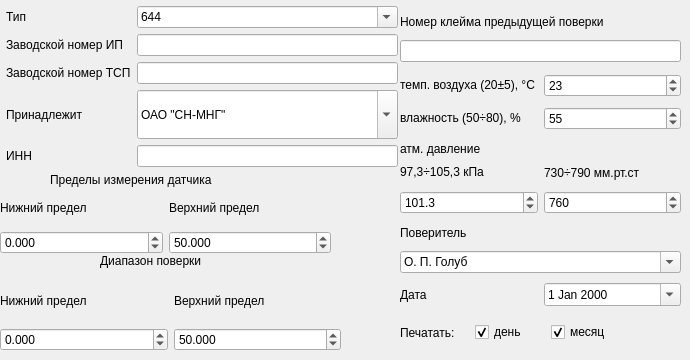
     <widget class="QWidget" name="tab">
      <attribute name="title">
       <string>Датчик и протокол</string>
      </attribute>
      <widget class="QLabel" name="label_7">
       <property name="geometry">
        <rect>
         <x>100</x>
         <y>250</y>
         <width>149</width>
         <height>21</height>
        </rect>
       </property>
       <property name="text">
        <string>Диапазон поверки</string>
       </property>
      </widget>
      <widget class="QLabel" name="label_24">
       <property name="geometry">
        <rect>
         <x>50</x>
         <y>170</y>
         <width>261</width>
         <height>20</height>
        </rect>
       </property>
       <property name="text">
        <string>Пределы измерения датчика</string>
       </property>
      </widget>
      <widget class="QWidget" name="layoutWidget">
       <property name="geometry">
        <rect>
         <x>400</x>
         <y>10</y>
         <width>281</width>
         <height>52</height>
        </rect>
       </property>
       <layout class="QVBoxLayout" name="verticalLayout_4">
        <item>
         <widget class="QLabel" name="label_17">
          <property name="text">
           <string>Номер клейма предыдущей поверки</string>
          </property>
         </widget>
        </item>
        <item>
         <widget class="QLineEdit" name="KleimoEdit"/>
        </item>
       </layout>
      </widget>
      <widget class="QWidget" name="layoutWidget_2">
       <property name="geometry">
        <rect>
         <x>400</x>
         <y>70</y>
         <width>281</width>
         <height>64</height>
        </rect>
       </property>
       <layout class="QGridLayout" name="gridLayout_5">
        <item row="0" column="0">
         <widget class="QLabel" name="label_18">
          <property name="text">
           <string>&lt;!DOCTYPE HTML PUBLIC &quot;-//W3C//DTD HTML 4.0//EN&quot; &quot;http://www.w3.org/TR/REC-html40/strict.dtd&quot;&gt;
&lt;html&gt;&lt;head&gt;&lt;meta name=&quot;qrichtext&quot; content=&quot;1&quot; /&gt;&lt;style type=&quot;text/css&quot;&gt;
p, li { white-space: pre-wrap; }
&lt;/style&gt;&lt;/head&gt;&lt;body style=&quot; font-family:'Sans'; font-size:10pt; font-weight:400; font-style:normal;&quot;&gt;
&lt;p style=&quot; margin-top:0px; margin-bottom:0px; margin-left:0px; margin-right:0px; -qt-block-indent:0; text-indent:0px;&quot;&gt;&lt;span style=&quot; font-family:'Sans Serif'; font-size:9pt;&quot;&gt;темп. воздуха (20±5), °C&lt;/span&gt;&lt;/p&gt;&lt;/body&gt;&lt;/html&gt;</string>
          </property>
         </widget>
        </item>
        <item row="0" column="1">
         <widget class="QDoubleSpinBox" name="tvos_box">
          <property name="decimals">
           <number>0</number>
          </property>
          <property name="minimum">
           <double>0.000000000000000</double>
          </property>
          <property name="maximum">
           <double>50.000000000000000</double>
          </property>
          <property name="singleStep">
           <double>1.000000000000000</double>
          </property>
          <property name="value">
           <double>23.000000000000000</double>
          </property>
         </widget>
        </item>
        <item row="1" column="0">
         <widget class="QLabel" name="label_20">
          <property name="text">
           <string>&lt;!DOCTYPE HTML PUBLIC &quot;-//W3C//DTD HTML 4.0//EN&quot; &quot;http://www.w3.org/TR/REC-html40/strict.dtd&quot;&gt;
&lt;html&gt;&lt;head&gt;&lt;meta name=&quot;qrichtext&quot; content=&quot;1&quot; /&gt;&lt;style type=&quot;text/css&quot;&gt;
p, li { white-space: pre-wrap; }
&lt;/style&gt;&lt;/head&gt;&lt;body style=&quot; font-family:'Sans'; font-size:10pt; font-weight:400; font-style:normal;&quot;&gt;
&lt;p style=&quot; margin-top:0px; margin-bottom:0px; margin-left:0px; margin-right:0px; -qt-block-indent:0; text-indent:0px;&quot;&gt;&lt;span style=&quot; font-family:'Sans Serif'; font-size:9pt;&quot;&gt;влажность (50÷80), %&lt;/span&gt;&lt;/p&gt;&lt;/body&gt;&lt;/html&gt;</string>
          </property>
         </widget>
        </item>
        <item row="1" column="1">
         <widget class="QDoubleSpinBox" name="water_box">
          <property name="decimals">
           <number>0</number>
          </property>
          <property name="minimum">
           <double>0.000000000000000</double>
          </property>
          <property name="maximum">
           <double>100.000000000000000</double>
          </property>
          <property name="singleStep">
           <double>1.000000000000000</double>
          </property>
          <property name="value">
           <double>55.000000000000000</double>
          </property>
         </widget>
        </item>
       </layout>
      </widget>
      <widget class="QLabel" name="label_19">
       <property name="geometry">
        <rect>
         <x>400</x>
         <y>140</y>
         <width>117</width>
         <height>18</height>
        </rect>
       </property>
       <property name="text">
        <string>атм. давление</string>
       </property>
      </widget>
      <widget class="QWidget" name="layoutWidget_3">
       <property name="geometry">
        <rect>
         <x>400</x>
         <y>160</y>
         <width>281</width>
         <height>54</height>
        </rect>
       </property>
       <layout class="QGridLayout" name="gridLayout_6">
        <item row="0" column="0">
         <widget class="QLabel" name="label_25">
          <property name="text">
           <string>&lt;!DOCTYPE HTML PUBLIC &quot;-//W3C//DTD HTML 4.0//EN&quot; &quot;http://www.w3.org/TR/REC-html40/strict.dtd&quot;&gt;
&lt;html&gt;&lt;head&gt;&lt;meta name=&quot;qrichtext&quot; content=&quot;1&quot; /&gt;&lt;style type=&quot;text/css&quot;&gt;
p, li { white-space: pre-wrap; }
&lt;/style&gt;&lt;/head&gt;&lt;body style=&quot; font-family:'Sans'; font-size:10pt; font-weight:400; font-style:normal;&quot;&gt;
&lt;p style=&quot; margin-top:0px; margin-bottom:0px; margin-left:0px; margin-right:0px; -qt-block-indent:0; text-indent:0px;&quot;&gt;&lt;span style=&quot; font-family:'Sans Serif'; font-size:9pt;&quot;&gt;97,3÷105,3 кПа&lt;/span&gt;&lt;/p&gt;&lt;/body&gt;&lt;/html&gt;</string>
          </property>
         </widget>
        </item>
        <item row="0" column="1">
         <widget class="QLabel" name="label_26">
          <property name="text">
           <string>730÷790 мм.рт.ст</string>
          </property>
         </widget>
        </item>
        <item row="1" column="0">
         <widget class="QDoubleSpinBox" name="atmkpa_box">
          <property name="decimals">
           <number>1</number>
          </property>
          <property name="minimum">
           <double>0.000000000000000</double>
          </property>
          <property name="maximum">
           <double>200.000000000000000</double>
          </property>
          <property name="singleStep">
           <double>0.500000000000000</double>
          </property>
          <property name="value">
           <double>101.299999999999997</double>
          </property>
         </widget>
        </item>
        <item row="1" column="1">
         <widget class="QDoubleSpinBox" name="atmmm_box">
          <property name="decimals">
           <number>0</number>
          </property>
          <property name="minimum">
           <double>0.000000000000000</double>
          </property>
          <property name="maximum">
           <double>2000.000000000000000</double>
          </property>
          <property name="singleStep">
           <double>1.000000000000000</double>
          </property>
          <property name="value">
           <double>760.000000000000000</double>
          </property>
         </widget>
        </item>
       </layout>
      </widget>
      <widget class="QWidget" name="layoutWidget_4">
       <property name="geometry">
        <rect>
         <x>400</x>
         <y>220</y>
         <width>281</width>
         <height>53</height>
        </rect>
       </property>
       <layout class="QVBoxLayout" name="verticalLayout_2">
        <item>
         <widget class="QLabel" name="label_16">
          <property name="text">
           <string>Поверитель</string>
          </property>
         </widget>
        </item>
        <item>
         <widget class="QComboBox" name="PoverBox">
          <property name="editable">
           <bool>true</bool>
          </property>
          <item>
           <property name="text">
            <string>О. П. Голуб</string>
           </property>
          </item>
          <item>
           <property name="text">
            <string>Е. В. Денис</string>
           </property>
          </item>
          <item>
           <property name="text">
            <string>Н. В. Григорьева</string>
           </property>
          </item>
          <item>
           <property name="text">
            <string>С. В. Багаева</string>
           </property>
          </item>
         </widget>
        </item>
       </layout>
      </widget>
      <widget class="QWidget" name="layoutWidget_5">
       <property name="geometry">
        <rect>
         <x>400</x>
         <y>280</y>
         <width>281</width>
         <height>29</height>
        </rect>
       </property>
       <layout class="QHBoxLayout" name="horizontalLayout_2">
        <item>
         <widget class="QLabel" name="label_14">
          <property name="text">
           <string>Дата</string>
          </property>
         </widget>
        </item>
        <item>
         <widget class="QDateEdit" name="dateEdit">
          <property name="calendarPopup">
           <bool>true</bool>
          </property>
          <property name="timeSpec">
           <enum>Qt::LocalTime</enum>
          </property>
         </widget>
        </item>
       </layout>
      </widget>
      <widget class="QWidget" name="layoutWidget_6">
       <property name="geometry">
        <rect>
         <x>400</x>
         <y>320</y>
         <width>220</width>
         <height>25</height>
        </rect>
       </property>
       <layout class="QHBoxLayout" name="horizontalLayout">
        <item>
         <widget class="QLabel" name="label_15">
          <property name="text">
           <string>Печатать:</string>
          </property>
         </widget>
        </item>
        <item>
         <widget class="QCheckBox" name="DayBox">
          <property name="text">
           <string>день</string>
          </property>
          <property name="checked">
           <bool>true</bool>
          </property>
         </widget>
        </item>
        <item>
         <widget class="QCheckBox" name="MonthBox">
          <property name="text">
           <string>месяц</string>
          </property>
          <property name="checked">
           <bool>true</bool>
          </property>
         </widget>
        </item>
       </layout>
      </widget>
      <widget class="QWidget" name="layoutWidget">
       <property name="geometry">
        <rect>
         <x>6</x>
         <y>6</y>
         <width>392</width>
         <height>161</height>
        </rect>
       </property>
       <layout class="QGridLayout" name="gridLayout_2">
        <item row="0" column="0">
         <widget class="QLabel" name="label">
          <property name="text">
           <string>Тип</string>
          </property>
         </widget>
        </item>
        <item row="0" column="1">
         <widget class="QComboBox" name="NameBox">
          <property name="editable">
           <bool>true</bool>
          </property>
          <item>
           <property name="text">
            <string>644</string>
           </property>
          </item>
          <item>
           <property name="text">
            <string>244</string>
           </property>
          </item>
          <item>
           <property name="text">
            <string>3144</string>
           </property>
          </item>
          <item>
           <property name="text">
            <string>248</string>
           </property>
          </item>
         </widget>
        </item>
        <item row="1" column="0">
         <widget class="QLabel" name="label_2">
          <property name="text">
           <string>Заводской номер ИП</string>
          </property>
         </widget>
        </item>
        <item row="1" column="1">
         <widget class="QLineEdit" name="SerialEdit"/>
        </item>
        <item row="2" column="0">
         <widget class="QLabel" name="label_4">
          <property name="text">
           <string>Заводской номер ТСП</string>
          </property>
         </widget>
        </item>
        <item row="2" column="1">
         <widget class="QLineEdit" name="SerialEdit_2"/>
        </item>
        <item row="3" column="0">
         <widget class="QLabel" name="label_3">
          <property name="text">
           <string>Принадлежит</string>
          </property>
         </widget>
        </item>
        <item row="3" column="1">
         <widget class="QComboBox" name="OwnerBox">
          <property name="maximumSize">
           <size>
            <width>16777215</width>
            <height>16777212</height>
           </size>
          </property>
          <property name="editable">
           <bool>true</bool>
          </property>
          <item>
           <property name="text">
            <string>ОАО &quot;СН-МНГ&quot;</string>
           </property>
          </item>
          <item>
           <property name="text">
            <string>ОАО &quot;ТНК-Нижневартовск&quot;</string>
           </property>
          </item>
          <item>
           <property name="text">
            <string>ОАО &quot;СНГДУ-2&quot;</string>
           </property>
          </item>
          <item>
           <property name="text">
            <string>ОАО &quot;СНГ&quot;</string>
           </property>
          </item>
          <item>
           <property name="text">
            <string>ОАО &quot;ННП&quot;</string>
           </property>
          </item>
         </widget>
        </item>
        <item row="4" column="0">
         <widget class="QLabel" name="label_27">
          <property name="text">
           <string>ИНН</string>
          </property>
         </widget>
        </item>
        <item row="4" column="1">
         <widget class="QLineEdit" name="INNEdit"/>
        </item>
       </layout>
      </widget>
      <widget class="QWidget" name="layoutWidget">
       <property name="geometry">
        <rect>
         <x>0</x>
         <y>190</y>
         <width>331</width>
         <height>64</height>
        </rect>
       </property>
       <layout class="QGridLayout" name="gridLayout_3">
        <item row="1" column="1">
         <widget class="QDoubleSpinBox" name="maxBox">
          <property name="decimals">
           <number>3</number>
          </property>
          <property name="maximum">
           <double>10000.000000000000000</double>
          </property>
          <property name="value">
           <double>50.000000000000000</double>
          </property>
         </widget>
        </item>
        <item row="0" column="1">
         <widget class="QLabel" name="label_6">
          <property name="text">
           <string>Верхний предел</string>
          </property>
         </widget>
        </item>
        <item row="0" column="0">
         <widget class="QLabel" name="label_5">
          <property name="text">
           <string>Нижний предел</string>
          </property>
         </widget>
        </item>
        <item row="1" column="0">
         <widget class="QDoubleSpinBox" name="minBox">
          <property name="decimals">
           <number>3</number>
          </property>
          <property name="minimum">
           <double>-10000.000000000000000</double>
          </property>
          <property name="maximum">
           <double>10000.000000000000000</double>
          </property>
          <property name="value">
           <double>0.000000000000000</double>
          </property>
         </widget>
        </item>
       </layout>
      </widget>
      <widget class="QWidget" name="layoutWidget">
       <property name="geometry">
        <rect>
         <x>0</x>
         <y>280</y>
         <width>341</width>
         <height>71</height>
        </rect>
       </property>
       <layout class="QGridLayout" name="gridLayout_4">
        <item row="0" column="1">
         <widget class="QLabel" name="label_23">
          <property name="text">
           <string>Верхний предел</string>
          </property>
         </widget>
        </item>
        <item row="1" column="1">
         <widget class="QDoubleSpinBox" name="pmaxBox">
          <property name="decimals">
           <number>3</number>
          </property>
          <property name="maximum">
           <double>150.000000000000000</double>
          </property>
          <property name="value">
           <double>50.000000000000000</double>
          </property>
         </widget>
        </item>
        <item row="0" column="0">
         <widget class="QLabel" name="label_11">
          <property name="text">
           <string>Нижний предел</string>
          </property>
         </widget>
        </item>
        <item row="1" column="0">
         <widget class="QDoubleSpinBox" name="pminBox">
          <property name="decimals">
           <number>3</number>
          </property>
          <property name="minimum">
           <double>-50.000000000000000</double>
          </property>
          <property name="maximum">
           <double>10000.000000000000000</double>
          </property>
          <property name="value">
           <double>0.000000000000000</double>
          </property>
         </widget>
        </item>
       </layout>
      </widget>
     </widget>
